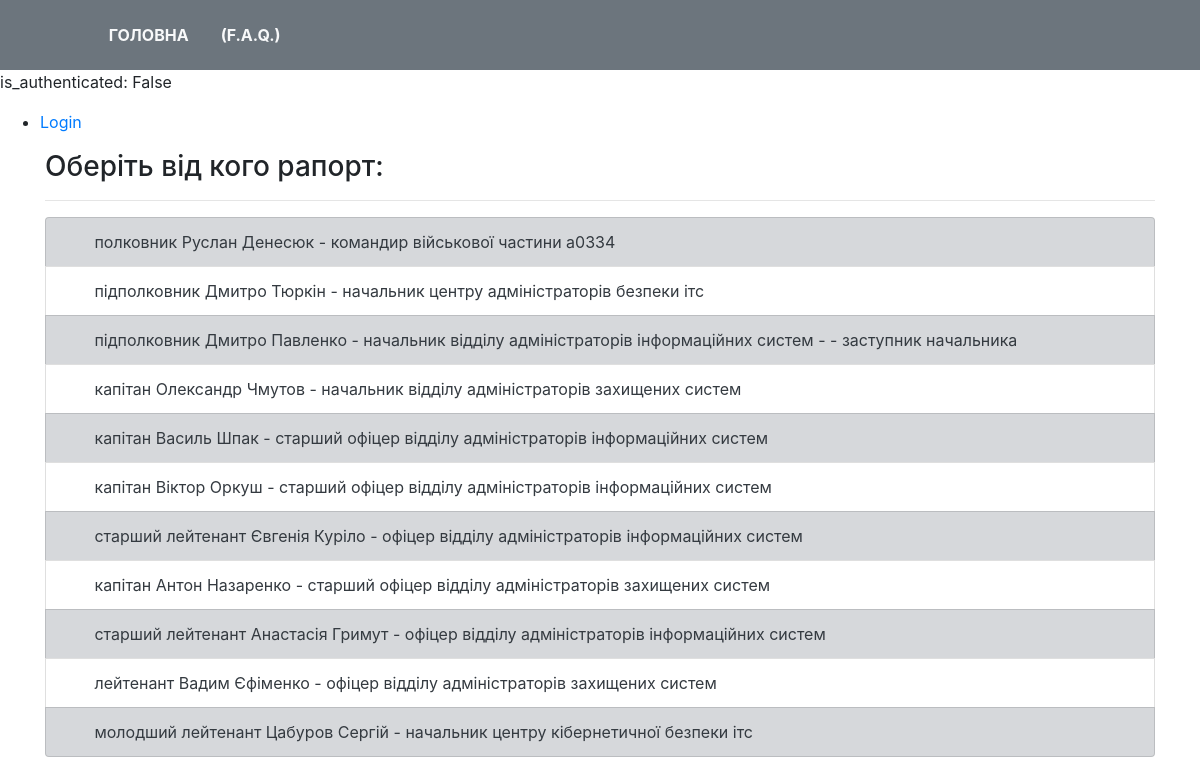
The app's page /serviceman_list, older data.
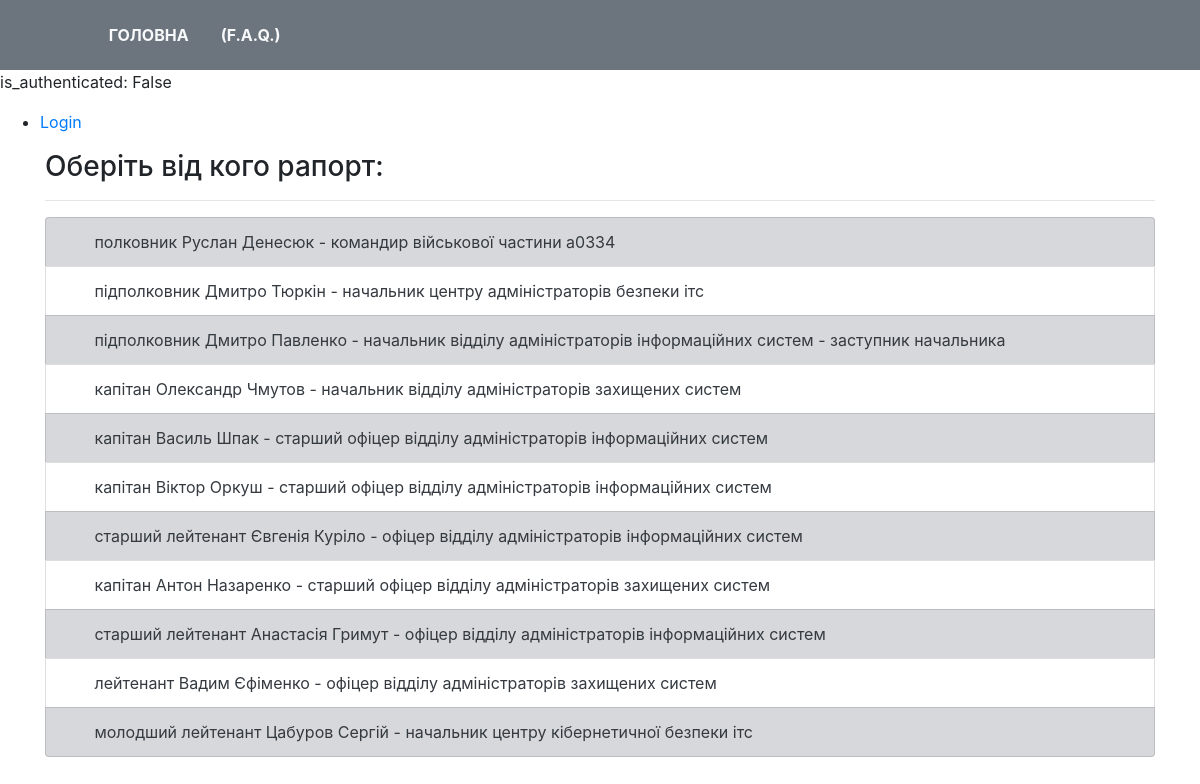
The same page, newer data.
### reports/models.py (models this page shows, shortened)
class Serviceman(models.Model):
    first_name = models.CharField(max_length=255, verbose_name="Ім'я")
    last_name = models.CharField(max_length=255, verbose_name="Прізвище")
    to_first_name = models.CharField(max_length=255, verbose_name="Ім'я, давальний відмінок (Петру, Євгенії, Дмитру...)")
    to_last_name = models.CharField(max_length=255, verbose_name="Прізвище, давальний відмінок (Яцуку, Куріло, Павленку...)")
    for_first_name = models.CharField(max_length=255, verbose_name="Ім'я, знахідний відмінок (Петра, Євгенії, Дмитра...)")
    for_last_name = models.CharField(max_length=255, verbose_name="Прізвище, знахідний відмінок (Яцука, Куріло, Павленка...)")
    rank = models.ForeignKey('Rank', on_delete=models.DO_NOTHING, verbose_name="військове звання")
    unit = models.ForeignKey('Unit', on_delete=models.DO_NOTHING, verbose_name="Підрозділ")
    position = models.ForeignKey('Position', on_delete=models.DO_NOTHING, null=True, verbose_name="Посада")
    class Meta:
        verbose_name = "Військовослужбовці__"
        verbose_name_plural = "Військовослужбовці"

class Rank(models.Model):
    name = models.CharField(max_length=255, verbose_name="військове звання (полковник, лейтенант..)")
    to_name = models.CharField(max_length=255, blank=True, null=True, verbose_name="військове звання, давальний відмінок (полковнику, лейтенанту..)")
    for_name = models.CharField(max_length=255, blank=True, null=True, verbose_name="військове звання, знахідний відмінок (полковника, лейтенанта..)")
    def __str__(self):
        return self.name
    class Meta:
        verbose_name = "Військові звання__"
        verbose_name_plural = "Військові звання"

class Position(models.Model):
    position_title = models.CharField(max_length=255, verbose_name="посада (офіцер, старший офіцер, начальник)")
    position_tail = models.CharField(max_length=255, default='', blank=True, verbose_name="додаткова посада. Наприклад:(заступник начальника, перший заступник командира...)  !!! назву підрозділу НЕ ВКАЗУВАТИ  !!!")
    unit = models.ForeignKey('Unit', on_delete=models.DO_NOTHING, verbose_name="підрозділ")
    supervisor = models.BooleanField(default=False, blank=True, null=True, verbose_name="командир/начальник підрозділу")
    temp_supervisor = models.BooleanField(default=False, blank=True, null=True, verbose_name="тимчасово виконуючий обов'язки командира/начальника")
    def __str__(self):
        if self.temp_supervisor:
            pos_result = "Тимчасово виконуючий обов'язки\n" + self.position_title.split()[0] + "а"
        else:
            pos_result = self.position_title[0].capitalize() + self.position_title[1:]
        pos_result += " " + self.unit.name
        if len(self.position_tail) > 0:
            pos_result += " - " + self.position_tail
        return pos_result
    class Meta:
        verbose_name = "Посада__"
        verbose_name_plural = "Посади"

class Unit(models.Model):
    name = models.CharField(max_length=255, verbose_name="назва підрозділу в РОДОВОМУ відміноку (відділу аналізу інцидентів кібернетичної безпеки)")
    parent_unit = models.ForeignKey('self', on_delete=models.CASCADE, null=True, blank=True, verbose_name="вищій підрозділ (віддліл->центр->..)")
    class Meta:
        verbose_name = "Підрозділ"
        verbose_name_plural = "Підрозділи"

### reports/views.py (the view)
# urls.py: path('serviceman_list', views.serviceman_list_view, name='users'),
def serviceman_list_view(request):
    serviceman_list = Serviceman.objects.all()
    context = {
        'serviceman_list': serviceman_list
    }
    return render(request, 'reports/serviceman_list.html', context)

### reports/templates/reports/serviceman_list.html
{% extends 'reports/base.html' %}
{% block content %}
    <p><h3>Оберіть від кого рапорт:</h3></p>
    <hr>
    <div class="bs-example">
        <ul class="list-group">
            {% for serviceman in serviceman_list %}
                <li class="list-group-item {% cycle 'list-group-item-secondary' '' %}">
                    <a class="text-dark" href="{% url 'reports:edit_service_members_chain' serviceman_id=serviceman.id %}">
                        <span><i class="fas fa-angle-right mr-3"></i></span>{{ serviceman.rank }} {{ serviceman.first_name|title }} {{ serviceman.last_name|title }} -
                        {{ serviceman.position|lower }}</a>
                </li>
            {% endfor %}
        </ul>
    </div>
{% endblock %}

### reports/templates/reports/base.html (shortened to what this page needs)
{% load static %}
<!doctype html>
<html lang="en">
<head>
    <link rel="stylesheet" href="{% static 'fontawesome-free-5.11.2-web/css/all.css' %}" >
    <link href="https://maxcdn.bootstrapcdn.com/bootstrap/4.0.0/css/bootstrap.min.css" rel="stylesheet"/>
    <link rel="stylesheet" type="text/css" href="{% static 'custom-css/custom_styles.css' %}"/>
</head>
<body>
<nav class="navba fixed-top navbar-expand navbar-dark bg-secondary">
    <div class="container form-inline">
        <a href="/" class="navbar-brand"><i class="fab fa-battle-net fa-3x text-warning"></i></a>
        <div class="collapse navbar-collapse">
            <ul class="navbar-nav">
                <li class="nav-item"><a class="nav-link text-light text-uppercase font-weight-bold px-3"
                        href="/">головна</a></li>
                <li class="nav-item"><a class="nav-link text-light text-uppercase font-weight-bold px-3"
                        href="#">(F.A.Q.)</a></li>
            </ul>
        </div>
    </div>
</nav>
<p>is_authenticated: {{ user.is_authenticated }}</p>
<ul>
    {% if user.is_authenticated %}
        <li>User: {{ user.get_username }}</li>
        <li><a href="{% url 'logout' %}?next={{ request.path }}">Logout</a></li>
    {% else %}
        <li><a href="{% url 'login' %}?next={{ request.path }}">Login</a></li>
    {% endif %}
</ul>
<div class="container">
    {% block content %}
    {% endblock %}
</div>
</body>
</html>

### reports/static/custom-css/custom_styles.css (style rules this page uses)
body { padding-top: 70px; }

Row changes from the older to the newer data that the page shows:
changed through a linked row, Serviceman "Павленко": position "начальник відділу адміністраторів інформаційних систем - - заступник начальника" → "начальник відділу адміністраторів інформаційних систем - заступник начальника"
